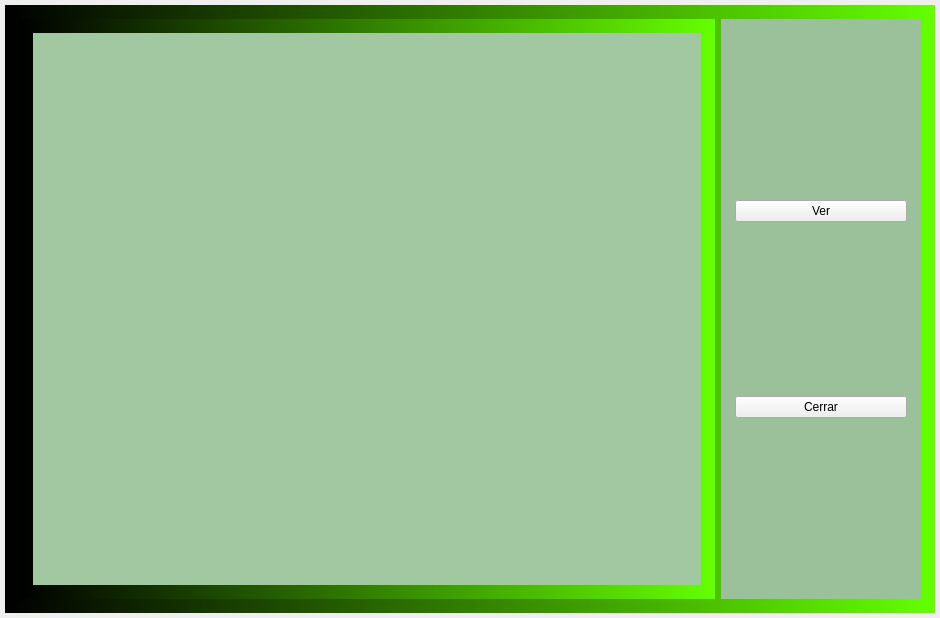
<?xml version="1.0" encoding="UTF-8"?>
<ui version="4.0">
 <class>Form</class>
 <widget class="QWidget" name="Form">
  <property name="geometry">
   <rect>
    <x>0</x>
    <y>0</y>
    <width>940</width>
    <height>618</height>
   </rect>
  </property>
  <property name="windowTitle">
   <string>Camara</string>
  </property>
  <layout class="QHBoxLayout" name="horizontalLayout">
   <property name="spacing">
    <number>5</number>
   </property>
   <property name="leftMargin">
    <number>5</number>
   </property>
   <property name="topMargin">
    <number>5</number>
   </property>
   <property name="rightMargin">
    <number>5</number>
   </property>
   <property name="bottomMargin">
    <number>5</number>
   </property>
   <item>
    <widget class="QFrame" name="frame">
     <property name="styleSheet">
      <string notr="true">QFrame{
background-color:qlineargradient(spread:pad, x1:0, y1:0, x2:1, y2:0, stop:0 rgba(0, 0, 0, 255), stop:1 rgba(100, 255, 0, 255));
border: none;
padding: 5px;
color: rgb(0, 0, 0);
font: 12pt &quot;Candara&quot;;
}</string>
     </property>
     <property name="frameShape">
      <enum>QFrame::StyledPanel</enum>
     </property>
     <property name="frameShadow">
      <enum>QFrame::Raised</enum>
     </property>
     <layout class="QHBoxLayout" name="horizontalLayout_2">
      <item>
       <widget class="QFrame" name="frame_2">
        <property name="frameShape">
         <enum>QFrame::StyledPanel</enum>
        </property>
        <property name="frameShadow">
         <enum>QFrame::Raised</enum>
        </property>
        <layout class="QHBoxLayout" name="horizontalLayout_3">
         <item>
          <widget class="QLabel" name="label_image">
           <property name="styleSheet">
            <string notr="true">QFrame{
background-color:rgb(162, 200, 162);
border: none;
padding: 5px;
color: rgb(0, 0, 0);
font: 12pt &quot;Candara&quot;;
}</string>
           </property>
           <property name="text">
            <string/>
           </property>
          </widget>
         </item>
        </layout>
       </widget>
      </item>
      <item>
       <widget class="QFrame" name="frame_3">
        <property name="minimumSize">
         <size>
          <width>200</width>
          <height>0</height>
         </size>
        </property>
        <property name="maximumSize">
         <size>
          <width>200</width>
          <height>16777215</height>
         </size>
        </property>
        <property name="styleSheet">
         <string notr="true">QFrame{
background-color:rgb(155, 193, 155);
border: none;
padding: 5px;
color: rgb(0, 0, 0);
font: 12pt &quot;Candara&quot;;
}</string>
        </property>
        <property name="frameShape">
         <enum>QFrame::StyledPanel</enum>
        </property>
        <property name="frameShadow">
         <enum>QFrame::Raised</enum>
        </property>
        <layout class="QVBoxLayout" name="verticalLayout_2">
         <item>
          <layout class="QVBoxLayout" name="verticalLayout">
           <item>
            <spacer name="verticalSpacer">
             <property name="orientation">
              <enum>Qt::Vertical</enum>
             </property>
             <property name="sizeHint" stdset="0">
              <size>
               <width>20</width>
               <height>40</height>
              </size>
             </property>
            </spacer>
           </item>
           <item>
            <widget class="QPushButton" name="Ver">
             <property name="text">
              <string>Ver</string>
             </property>
            </widget>
           </item>
           <item>
            <spacer name="verticalSpacer_2">
             <property name="orientation">
              <enum>Qt::Vertical</enum>
             </property>
             <property name="sizeHint" stdset="0">
              <size>
               <width>20</width>
               <height>40</height>
              </size>
             </property>
            </spacer>
           </item>
           <item>
            <widget class="QPushButton" name="Cerrar">
             <property name="text">
              <string>Cerrar</string>
             </property>
            </widget>
           </item>
           <item>
            <spacer name="verticalSpacer_3">
             <property name="orientation">
              <enum>Qt::Vertical</enum>
             </property>
             <property name="sizeHint" stdset="0">
              <size>
               <width>20</width>
               <height>40</height>
              </size>
             </property>
            </spacer>
           </item>
          </layout>
         </item>
        </layout>
       </widget>
      </item>
     </layout>
    </widget>
   </item>
  </layout>
 </widget>
 <resources/>
 <connections/>
</ui>
